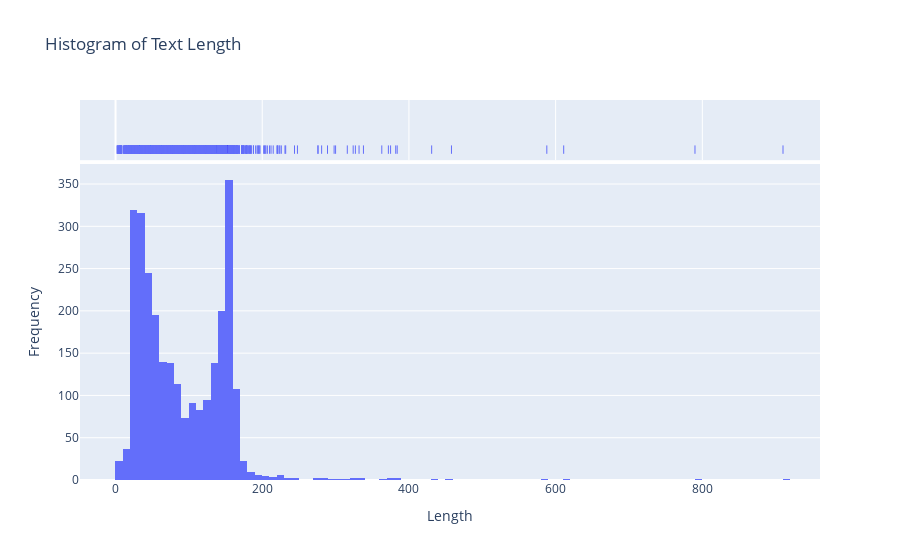

The code cell stored with this chart in its notebook:
### Markdown cell above
# Created a column to check length of each text & plot a histogram to check the distirbution.

### Code cell
df['Length']=df['Message'].apply(len)
display(df.head())

#distribution of the data
import plotly.express as px
fig = px.histogram(df, x='Length', marginal='rug',
                   title='Histogram of Text Length')
fig.update_layout(
    xaxis_title='Length',
    yaxis_title='Frequency',
    showlegend=True)

### Figure 1 — Plotly figure (JSON) as saved in the notebook; plotly's stock layout.template omitted (floating-point values rounded to 4 significant figures; data arrays with more than 128 entries replaced by an {"elided": "..."} marker saying what was removed)
{"data": [{"alignmentgroup": "True", "bingroup": "x", "hovertemplate": "Length=%{x}<br>count=%{y}<extra></extra>", "legendgroup": "", "marker": {"color": "#636efa", "pattern": {"shape": ""}}, "name": "", "offsetgroup": "", "orientation": "v", "showlegend": false, "type": "histogram", "x": {"elided": "2747 int values"}, "xaxis": "x", "yaxis": "y"}, {"alignmentgroup": "True", "boxpoints": "all", "fillcolor": "rgba(255,255,255,0)", "hoveron": "points", "hovertemplate": "Length=%{x}<extra></extra>", "jitter": 0, "legendgroup": "", "line": {"color": "rgba(255,255,255,0)"}, "marker": {"color": "#636efa", "symbol": "line-ns-open"}, "name": "", "offsetgroup": "", "showlegend": false, "type": "box", "x": {"elided": "2747 int values"}, "xaxis": "x2", "yaxis": "y2"}], "layout": {"barmode": "relative", "legend": {"tracegroupgap": 0}, "showlegend": true, "title": {"text": "Histogram of Text Length"}, "xaxis": {"anchor": "y", "domain": [0, 1], "title": {"text": "Length"}}, "xaxis2": {"anchor": "y2", "domain": [0, 1], "matches": "x", "showgrid": true, "showticklabels": false}, "yaxis": {"anchor": "x", "domain": [0, 0.8316], "title": {"text": "Frequency"}}, "yaxis2": {"anchor": "x2", "domain": [0.8416, 1], "matches": "y2", "showgrid": false, "showline": false, "showticklabels": false, "ticks": ""}}}
